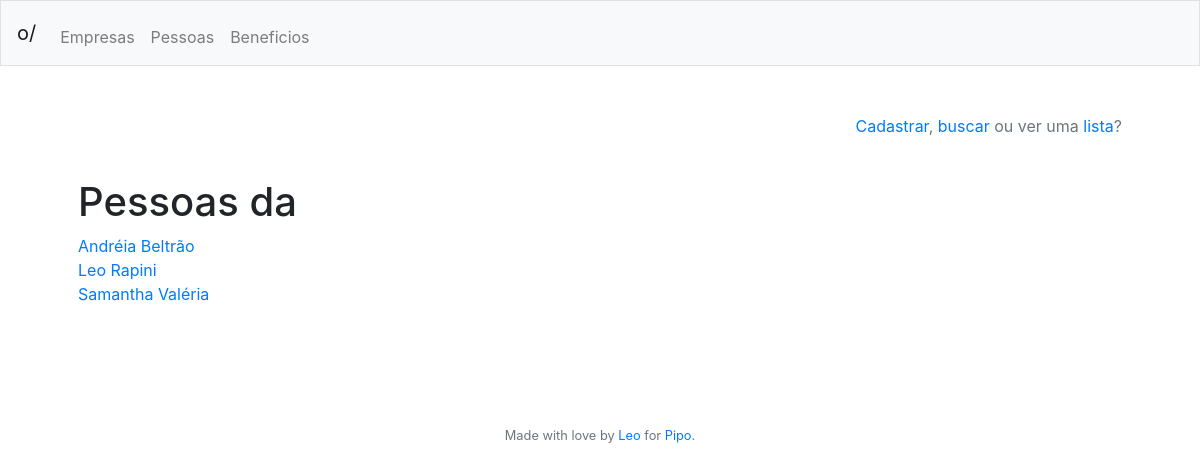
/pessoas/lista (signed in), run on an earlier commit of the app's database.
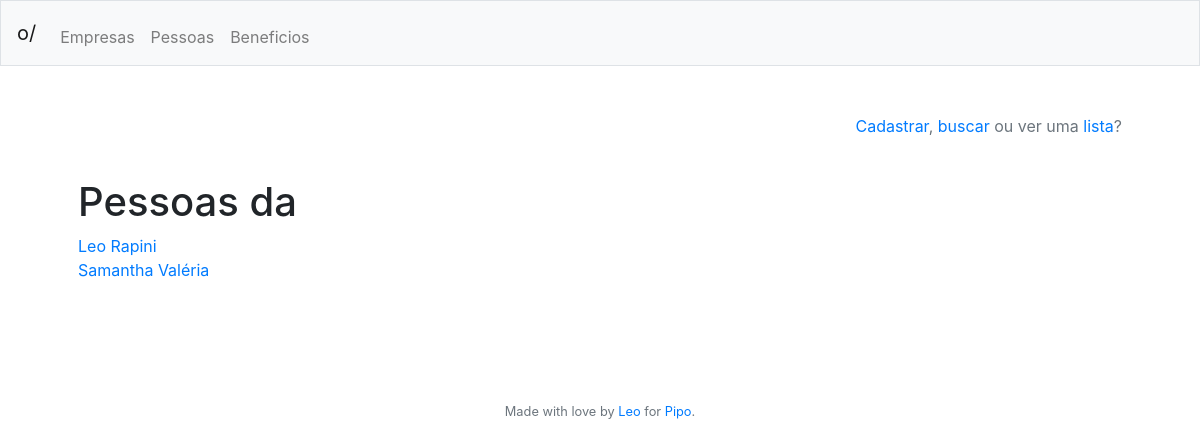
And on a later commit of the database.
### tables this page shows
CREATE TABLE colaborador
	(id INTEGER NOT NULL PRIMARY KEY AUTOINCREMENT,
	id_empresa INTEGER NOT NULL,
	nome VARCHAR(255) NOT NULL,
	cpf VARCHAR(11) NOT NULL,
	ativo VARCHAR(1) NOT NULL,
	timestamp DATETIME DEFAULT CURRENT_TIMESTAMP);

### app.py (the view)
@app.route("/pessoas/lista", methods=['GET'])
@login_required
def pessoaslista():
	return render_template("colaboradoreslista.html", header = get_header(session),
							lista_colaboradores = get_colaboradores(session["id_empresa"]))

### app.py (called while the page is built)
@app.after_request
def after_request(response):
    response.headers["Cache-Control"] = "no-cache, no-store, must-revalidate"
    response.headers["Expires"] = 0
    response.headers["Pragma"] = "no-cache"
    return response

@app.teardown_request
def remove_session(ex=None):
    db.remove()

def login_required(f):
    @wraps(f)
    def decorated_function(*args, **kwargs):
        if session.get("id_usuario") is None:
            return redirect("/login")
        return f(*args, **kwargs)
    return decorated_function

def get_header(session):
	try:
		header = {"nome": session["nome"],
					"empresa": session["empresa"],
					"admin": get_admin_title(session["admin"]),
					"id_usuario": session["id_usuario"]}
	except:
		header = {"nome": "",
					"empresa": "",
					"admin": "",
					"id_usuario": ""}
	return header

def get_colaboradores(id_empresa):
	colaboradores = db.execute("""SELECT * FROM colaborador WHERE id_empresa = :id_empresa
								ORDER BY nome""", {"id_empresa": id_empresa}).fetchall()
	return colaboradores

### templates/colaboradoreslista.html
{% extends "layout.html" %}
{% block main %}
	<p align="right" class="text-muted"><a href="/pessoas/cadastro">Cadastrar</a>, <a href="/pessoas/busca">buscar</a> ou ver uma <a href="/pessoas/lista">lista</a>?</p>
	<br>
	<h1>Pessoas da {{ header["empresa"] }}</h1>
	{% if lista_colaboradores|length %}
		{% for colaborador in lista_colaboradores %}
			<a href="/pessoas/perfil/{{ colaborador['id'] }}"}}>{{ colaborador["nome"] }}</a><br>
		{% endfor %}
	{% else %}
		<p>Nenhum resultado encontrado :(</p>
	{% endif %}
{% endblock %}

What changed in the data, as far as the page shows it:
removed colaborador: nome "Andréia Beltrão"
